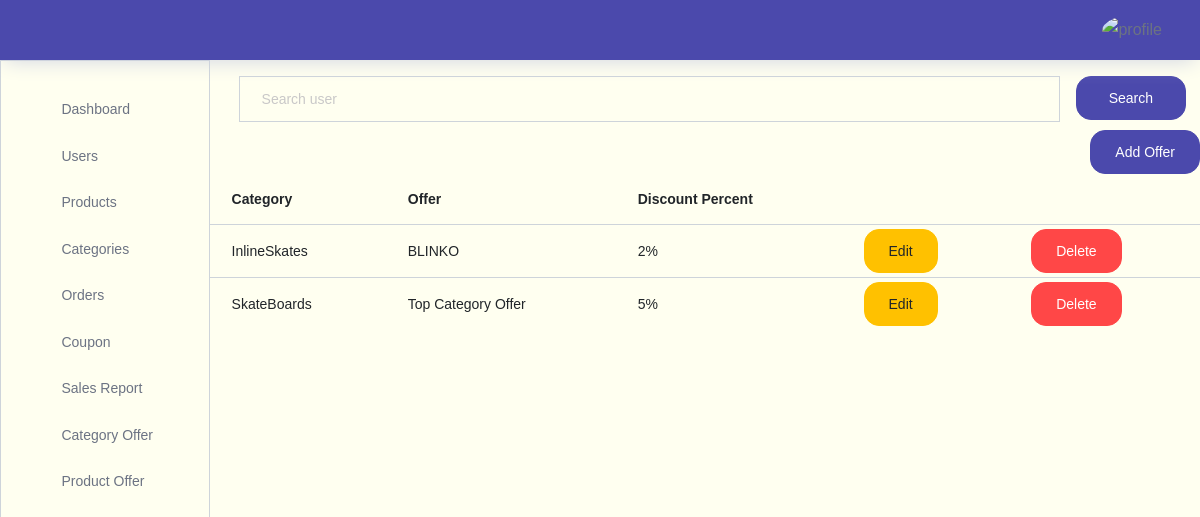
The app's page /storeadmin/categoryoffer/, older data.
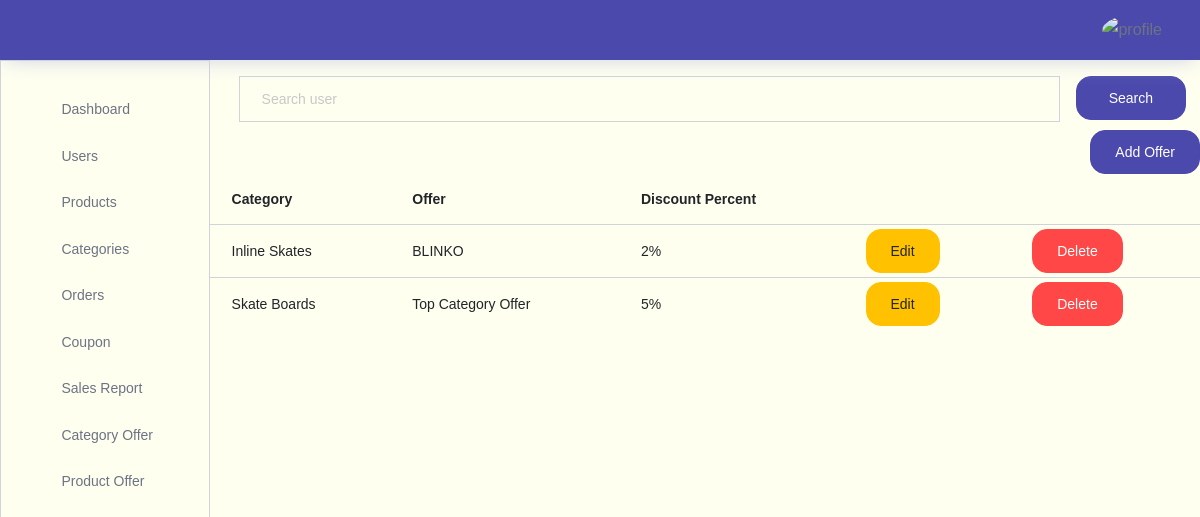
The same page, newer data.
### store/models.py (models this page shows)
class Categoryoffer(models.Model):
    category=models.ForeignKey(Category,on_delete=models.CASCADE)
    offer_description=models.CharField(max_length=200)
    discount=models.PositiveIntegerField()

class Category(models.Model):
    name=models.CharField(max_length=200,unique=True)
    image=models.ImageField(upload_to='store/categorys/', blank=True)
    noofitems=models.IntegerField()
    isblocked=models.BooleanField(default=False)

### storeadmin/views.py (the view)
# urls.py: path("categoryoffer/",views.categoryoffer,name="categoryoffer"),
def categoryoffer(request):
    catofferobjs=Categoryoffer.objects.all()
    if request.method=="POST":
            enteredoffer=request.POST.get("searchitem")
            catofferobjs=Categoryoffer.objects.filter(offer_description__icontains=enteredoffer)
            context={"catofferobjs":catofferobjs}
            return render(request,"storeadmin/categoryoffer/categoryoffer.html",context)
    context={"catofferobjs":catofferobjs}
    return render(request,"storeadmin/categoryoffer/categoryoffer.html",context)

### storeadmin/templates/storeadmin/categoryoffer/categoryoffer.html (shortened to what this page needs)
{% extends 'storeadmin/index.html' %}
{% block content %}
<div class="container">
  <div class="container">
    <form action="" method="POST">{% csrf_token %}
      <div class="input-group">
        <input style="background-color:#FFFFF0
        ;" type="text" name="searchitem" class="form-control mt-3" id="navbar-search-input" placeholder="Search user" aria-label="search" aria-describedby="search">
        <div>
          <button  type="submit" class="btn btn-primary btn-block mt-3 ml-3">Search</button>
        </div>
      </div>
    </form>
  </div>
  <div class="row justify-content-end">
    <a href="{% url 'addcategoryoffer' %}">
      <button class="btn add-category-btn btn-primary mt-2">Add Offer</button>
    </a>
  </div>
  <div class="row">
    <table class="table table-hover">
      <thead>
        <tr>
          <th>Category</th>
          <th>Offer</th>
          <th>Discount Percent</th>
        </tr>
      </thead>
      <tbody>
        {% for item in catofferobjs %}
        <tr id="offer{{item.id}}">
          <td class="py-1">{{ item.category.name }}</td>
          <td class="py-1">{{ item.offer_description }}</td>
          <td class="py-1">{{ item.discount}}%</td>
          <td class="py-1">
            <a href="{% url 'editcategoryoffer' item.id %}">
              <button class="btn edit-btn btn-warning">Edit</button>
            </a>
          </td>
          <td class="py-1">
            <button  class="btn delete-btn btn-danger" data-category-id="{{ item.id }}">Delete</button>
          </td>
        </tr>
        {% endfor %}
      </tbody>
    </table>
  </div>
</div>
{% endblock content %}

Row changes from the older to the newer data that the page shows:
changed through a linked row, Categoryoffer "BLINKO": category.name "InlineSkates" → "Inline Skates"
changed through a linked row, Categoryoffer "Top Category Offer": category.name "SkateBoards" → "Skate Boards"
